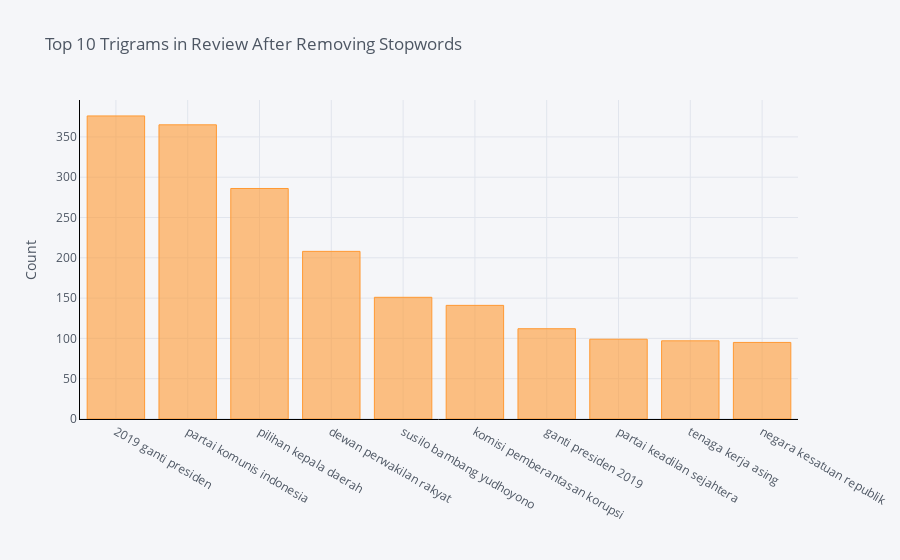

Here is the notebook cell this chart was saved with:
### Code cell
# The distribution of top bigrams after removing stop words

df3 = pd.DataFrame(common_3_word, columns = ['Stopword' , 'count'])
df3.groupby('Stopword').sum()['count'].sort_values(ascending=False).iplot(kind='bar',
                                                                       yTitle='Count',
                                                                       linecolor='black',
                                                                       title='Top 10 Trigrams in Review After Removing Stopwords')

### Figure 1 — Plotly figure (JSON) as saved in the notebook; plotly's stock layout.template omitted (floating-point values rounded to 4 significant figures)
{"data": [{"marker": {"color": "rgba(255, 153, 51, 0.6)", "line": {"color": "rgba(255, 153, 51, 1.0)", "width": 1}}, "name": "count", "orientation": "v", "text": "", "type": "bar", "x": ["2019 ganti presiden", "partai komunis indonesia", "pilihan kepala daerah", "dewan perwakilan rakyat", "susilo bambang yudhoyono", "komisi pemberantasan korupsi", "ganti presiden 2019", "partai keadilan sejahtera", "tenaga kerja asing", "negara kesatuan republik"], "y": [376, 365, 286, 208, 151, 141, 112, 99, 97, 95]}], "layout": {"legend": {"bgcolor": "#F5F6F9", "font": {"color": "#4D5663"}}, "paper_bgcolor": "#F5F6F9", "plot_bgcolor": "#F5F6F9", "title": {"font": {"color": "#4D5663"}, "text": "Top 10 Trigrams in Review After Removing Stopwords"}, "xaxis": {"gridcolor": "#E1E5ED", "linecolor": "black", "showgrid": true, "tickfont": {"color": "#4D5663"}, "title": {"font": {"color": "#4D5663"}, "text": ""}, "zerolinecolor": "#E1E5ED"}, "yaxis": {"gridcolor": "#E1E5ED", "linecolor": "black", "showgrid": true, "tickfont": {"color": "#4D5663"}, "title": {"font": {"color": "#4D5663"}, "text": "Count"}, "zerolinecolor": "#E1E5ED"}}}
